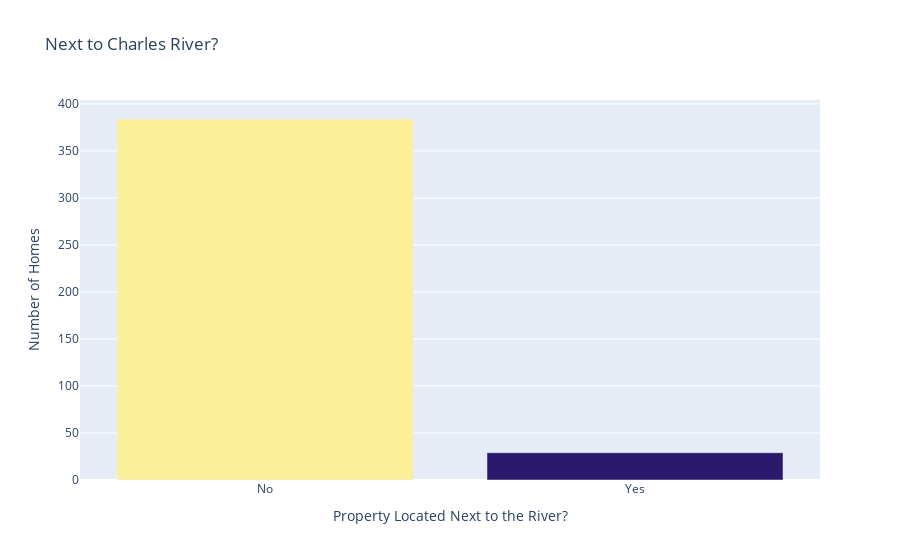

Source (notebook cell):
### Markdown cell above
# Next to the River

### Code cell
river_access = data['CHAS'].value_counts()

bar = px.bar(x=['No', 'Yes'],
             y=river_access.values,
             color=river_access.values,
             color_continuous_scale=px.colors.sequential.haline,
             title='Next to Charles River?')

bar.update_layout(xaxis_title='Property Located Next to the River?', 
                  yaxis_title='Number of Homes',
                  coloraxis_showscale=False)
bar.show()

### Figure 1 — Plotly figure (JSON) as saved in the notebook; plotly's stock layout.template omitted (floating-point values rounded to 4 significant figures)
{"data": [{"alignmentgroup": "True", "hovertemplate": "x=%{x}<br>y=%{y}<br>color=%{marker.color}<extra></extra>", "legendgroup": "", "marker": {"color": [384, 29], "coloraxis": "coloraxis", "pattern": {"shape": ""}}, "name": "", "offsetgroup": "", "orientation": "v", "showlegend": false, "textposition": "auto", "type": "bar", "x": ["No", "Yes"], "xaxis": "x", "y": [384, 29], "yaxis": "y"}], "layout": {"barmode": "relative", "coloraxis": {"colorbar": {"title": {"text": "color"}}, "colorscale": [[0, "rgb(41, 24, 107)"], [0.09091, "rgb(42, 35, 160)"], [0.1818, "rgb(15, 71, 153)"], [0.2727, "rgb(18, 95, 142)"], [0.3636, "rgb(38, 116, 137)"], [0.4545, "rgb(53, 136, 136)"], [0.5455, "rgb(65, 157, 133)"], [0.6364, "rgb(81, 178, 124)"], [0.7273, "rgb(111, 198, 107)"], [0.8182, "rgb(160, 214, 91)"], [0.9091, "rgb(212, 225, 112)"], [1, "rgb(253, 238, 153)"]], "showscale": false}, "legend": {"tracegroupgap": 0}, "title": {"text": "Next to Charles River?"}, "xaxis": {"anchor": "y", "domain": [0, 1], "title": {"text": "Property Located Next to the River?"}}, "yaxis": {"anchor": "x", "domain": [0, 1], "title": {"text": "Number of Homes"}}}}
